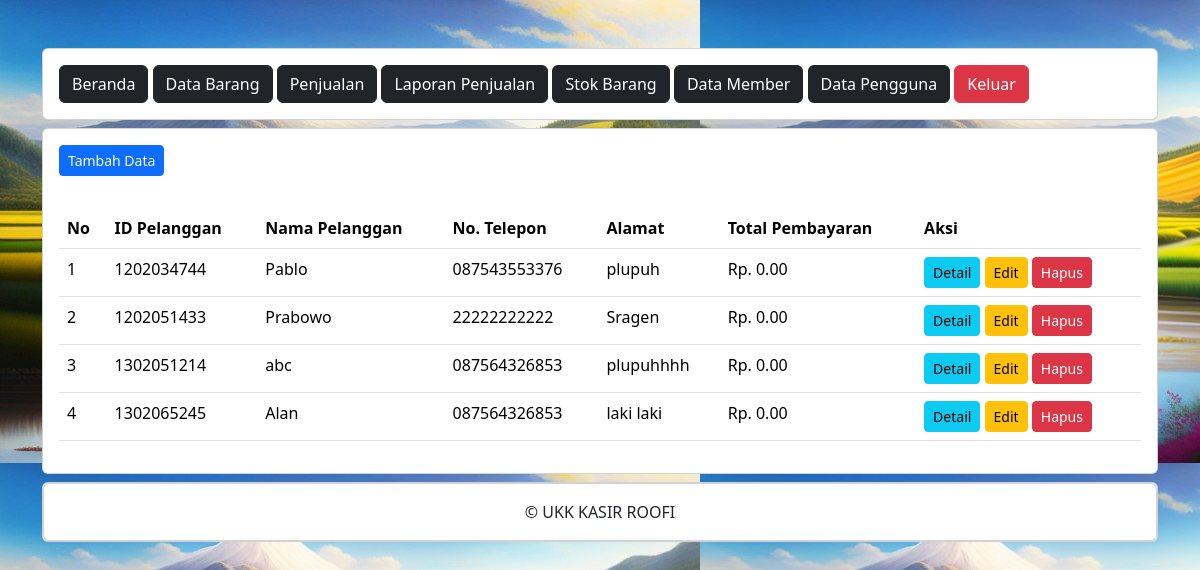
The page /ukk_kasir_roofi/administrator/Penjualan.php (signed in) on the database its author committed.
### tables this page shows
CREATE TABLE `penjualan` (
  `PenjualanID` int(11) NOT NULL,
  `TanggalPenjualan` date NOT NULL,
  `TotalHarga` decimal(10,2) NOT NULL,
  `PelangganID` int(11) NOT NULL
);

CREATE TABLE `pelanggan` (
  `PelangganID` int(11) NOT NULL,
  `NamaPelanggan` varchar(255) NOT NULL,
  `Alamat` text NOT NULL,
  `NomorTelepon` varchar(15) NOT NULL
);

### ukk_kasir_roofi/administrator/Penjualan.php (the view, shortened to what this page needs)
<?php
include "header.php";
include "navbar.php";
?>
<div class="card mt-2">
	<div class="card-body">
		<button type="button" class="btn btn-primary btn-sm" data-bs-toggle="modal" data-bs-target="#tambah-data">
			Tambah Data
		</button>
	</div>
	<div class="card-body">
		<table class="table">
			<thead>
				<tr>
					<th>No</th>
					<th>ID Pelanggan</th>
					<th>Nama Pelanggan</th>
					<th>No. Telepon</th>
					<th>Alamat</th>
					<th>Total Pembayaran</th>
					<th>Aksi</th>
				</tr>
			</thead>
			<tbody>
				<?php
				include '../koneksi.php';
				$no = 1;
				$data = mysqli_query($koneksi,"SELECT * FROM pelanggan INNER JOIN penjualan ON pelanggan.PelangganID=penjualan.PelangganID");
				while($d = mysqli_fetch_array($data)){
					?>
					<tr>
						<td><?php echo $no++; ?></td>
						<td><?php echo $d['PelangganID']; ?></td>
						<td><?php echo $d['NamaPelanggan']; ?></td>
						<td><?php echo $d['NomorTelepon']; ?></td>
						<td><?php echo $d['Alamat']; ?></td>
						<td>Rp. <?php echo $d['TotalHarga']; ?></td>
						<td>
							<a class="btn btn-info btn-sm" href="detail_pembelian.php?PelangganID=<?php echo $d['PelangganID']; ?>">Detail</a>
							<button type="button" class="btn btn-warning btn-sm" data-bs-toggle="modal" data-bs-target="#edit-data<?php echo $d['PelangganID']; ?>">
								Edit
							</button>
							<button type="button" class="btn btn-danger btn-sm" data-bs-toggle="modal" data-bs-target="#hapus-data<?php echo $d['PelangganID']; ?>">
								Hapus
							</button>
						</td>
					</tr>
				<?php } ?>
			</tbody>
		</table>
	</div>
</div>
<?php
include "footer.php";
?>

### ukk_kasir_roofi/administrator/header.php (style rules this page uses)
body { background-image: url(../assets/bg2.jpg); }

### rows shown on the page
penjualan: PelangganID "1202034744", PelangganID.NamaPelanggan "Pablo", PelangganID.NomorTelepon "087543553376", PelangganID.Alamat "plupuh", TotalHarga "0.00"
penjualan: PelangganID "1202051433", PelangganID.NamaPelanggan "Prabowo", PelangganID.NomorTelepon "22222222222", PelangganID.Alamat "Sragen", TotalHarga "0.00"
penjualan: PelangganID "1302051214", PelangganID.NamaPelanggan "abc", PelangganID.NomorTelepon "087564326853", PelangganID.Alamat "plupuhhhh", TotalHarga "0.00"
penjualan: PelangganID "1302065245", PelangganID.NamaPelanggan "Alan", PelangganID.NomorTelepon "087564326853", PelangganID.Alamat "laki laki", TotalHarga "0.00"
